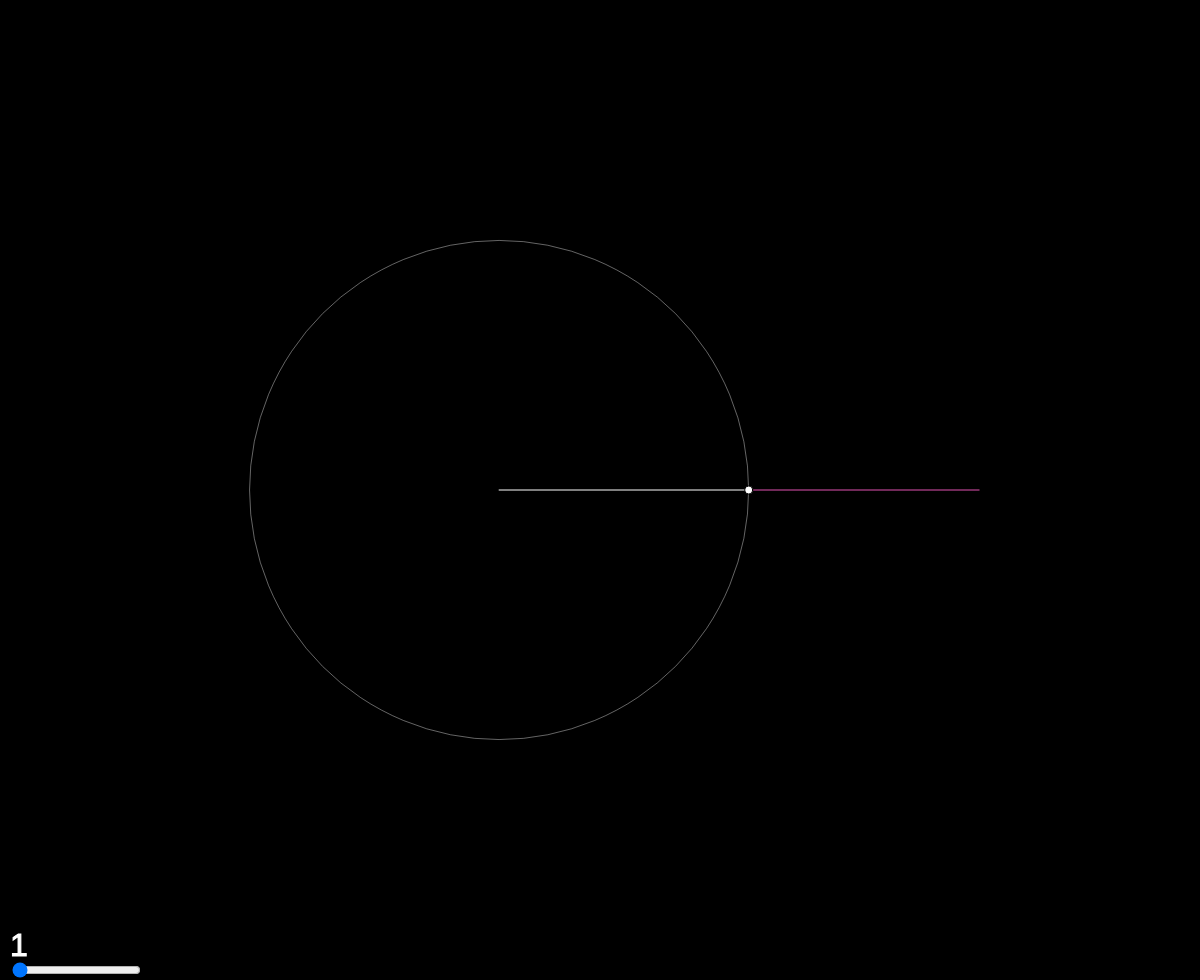
Frame 1 (no input)
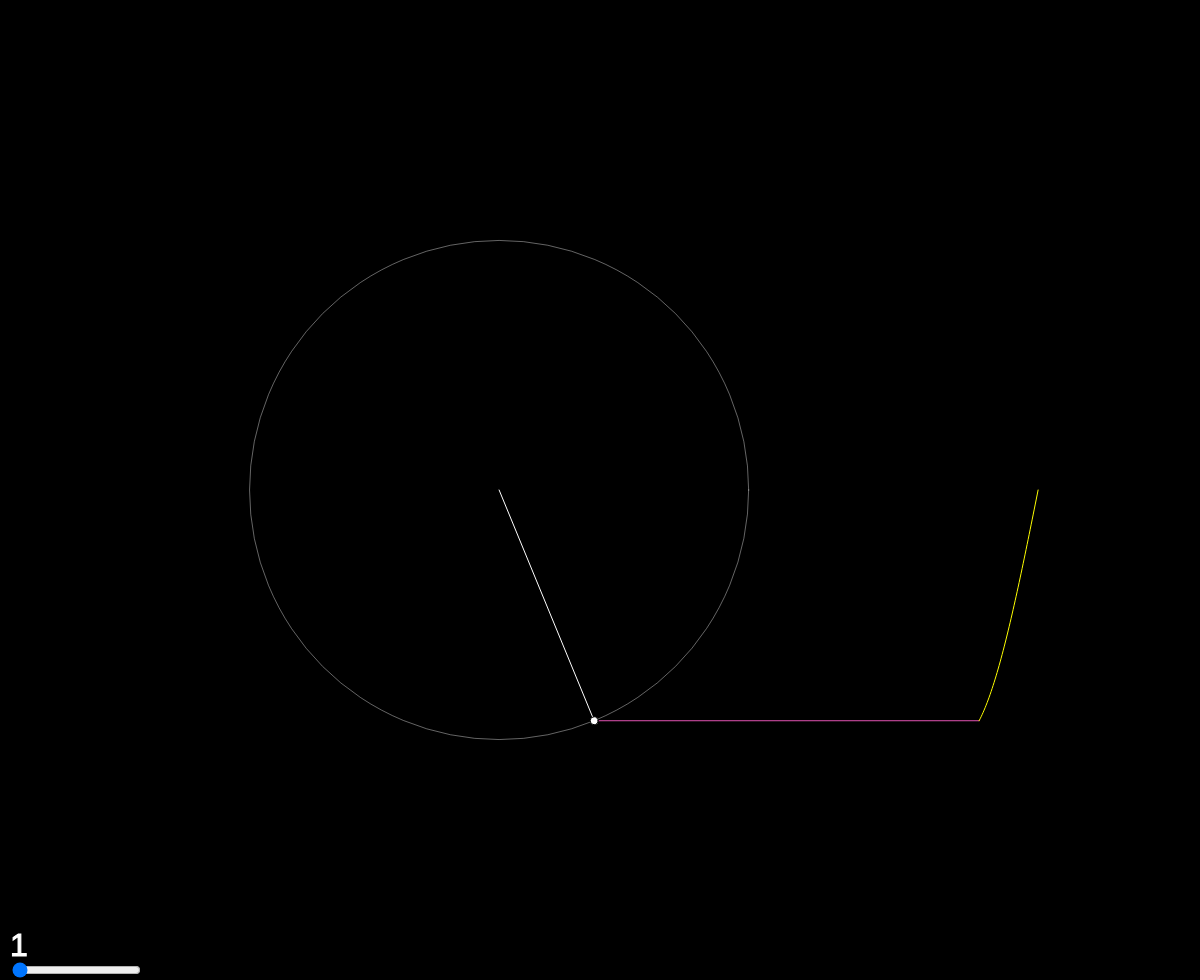
Frame 60 (no input)
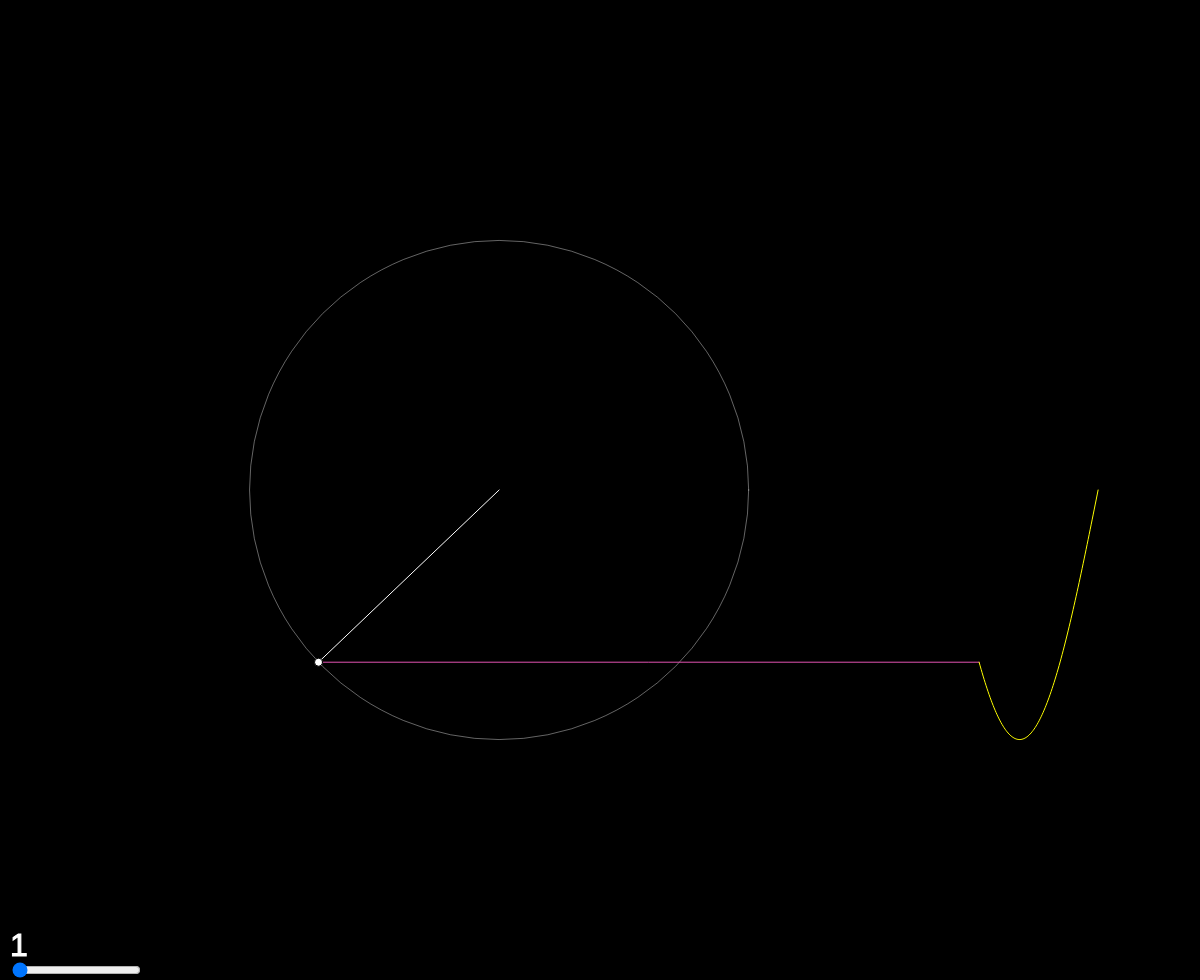
Frame 120 (the mouse pressed at the canvas centre since frame 60)

The p5.js sketch that drew these frames (run headless with seeded random() and noise() and a simulated clock; from frame 60 on, the mouse is pressed at the canvas centre):

// p5.js sketch
// ── sketch.js
let w, h; // width and height
let time = 0;
let num;
let waveSlider;
let waveSliderValue;
let waveFunction;
let wave = [];

function setup() {
  w = windowWidth;
  h = windowHeight-20;

	// Create the sliders
  num = createSlider(1, 256, 1);
	num.position(10, h);

	waveSlider = createSlider(1, 3, 1);
	waveSlider.position(10, h-20);

	waveSliderValue = waveSlider.value();

	waveFunction = new Functions(waveSliderValue);

  createCanvas(w, h);
}

function draw() {
  background(0);

  let x=0;
  let y=0;

  let radius = (h/5) * 4 / (1 * PI);
  translate(radius*2, h/2);

	// Check if waveSlider moved
	if (waveSliderValue != waveSlider.value()) {
		waveSliderValue = waveSlider.value();
		waveFunction.chosenFunction = waveSliderValue;
	}

	// Calculate the transform
	new_coordinates = waveFunction.transform(x, y);
	x = new_coordinates[0];
	y = new_coordinates[1];

  // Draw the horizontal line
  push(); 
  stroke(226, 83, 178);
  line(x, y, w/2.5, y);
  pop();

  // Draw the end point
  circle(x, y, 8);

  // Draw the wave
  wave.unshift(y);

  push();
  noFill();
  stroke(255,255,0);
  beginShape();
  for(let i=0; i<wave.length; i++) {
    vertex(w/2.5 + i, wave[i]);
  }
  endShape();
  pop();


  // For memory efficiency
  if(wave.length >= w) {
    wave.pop();
  }

  push();
  fill(255);
  stroke(255);
  textSize(32);
  text(str(num.value()), 10-(h/5) * 8 / (1 * PI), h/2 - h/40);
  pop();

  time += 0.02;
}
// ── function.js
class Functions {
	constructor(choice=1) {
		this.chosenFunction = choice;
	}

	transform(x, y) {
		switch (this.chosenFunction) {
			case 1:
				return this.squareWave(x, y);
			case 2:
				return this.sawToothWave(x, y);
			case 3:
				return this.triangleWave(x, y);
			default:
				return this.squareWave(x, y);
		}
	}

	squareWave(start_x, start_y) {
		let x = start_x;
		let y = start_y;
		for(let i=0; i<num.value(); i++) {

			let prevx = x;
			let prevy = y;

			let n = 2 * i + 1;
			let radius = (h/5) * 4 / (n * PI);

			// Draw the circles
			push();
			noFill();
			stroke(255, 100);
			circle(x, y, 2*radius);
			pop();

			// Calculate new x y
			x += radius * cos(n * time);
			y += radius * sin(n * time);

			// Draw the connecting lines
			push();
			stroke(255);
			line(prevx, prevy, x, y);
			pop();
		}
		return [x, y];
	}

	sawToothWave(start_x, start_y) {
		let x = start_x;
		let y = start_y;
		for(let i=0; i<num.value(); i++) {

			let prevx = x;
			let prevy = y;

			let n = i + 1;
			let radius = (h/5) * 2 / (n * PI);
			if (n%2 == 1) {
				radius *= -1;
			}

			// Draw the circles
			push();
			noFill();
			stroke(255, 100);
			circle(x, y, 2*radius);
			pop();

			// Calculate new x y
			x += radius * cos(n * time);
			y += radius * sin(n * time);

			// Draw the connecting lines
			push();
			stroke(255);
			line(prevx, prevy, x, y);
			pop();
		}
		return [x, y];
	}

	triangleWave(start_x, start_y) {
		let x = start_x;
		let y = start_y;
		for(let i=0; i<num.value(); i++) {

			let prevx = x;
			let prevy = y;

			let n = 2*i + 1;
			let radius = (h/5) * (8 / (PI*PI)) * (((-1)**((n-1)/2)) / (n*n));

			// Draw the circles
			push();
			noFill();
			stroke(255, 100);
			circle(x, y, 2*radius);
			pop();

			// Calculate new x y
			x += radius * cos(n * time);
			y += radius * sin(n * time);

			// Draw the connecting lines
			push();
			stroke(255);
			line(prevx, prevy, x, y);
			pop();
		}
		return [x, y];
	}

}
